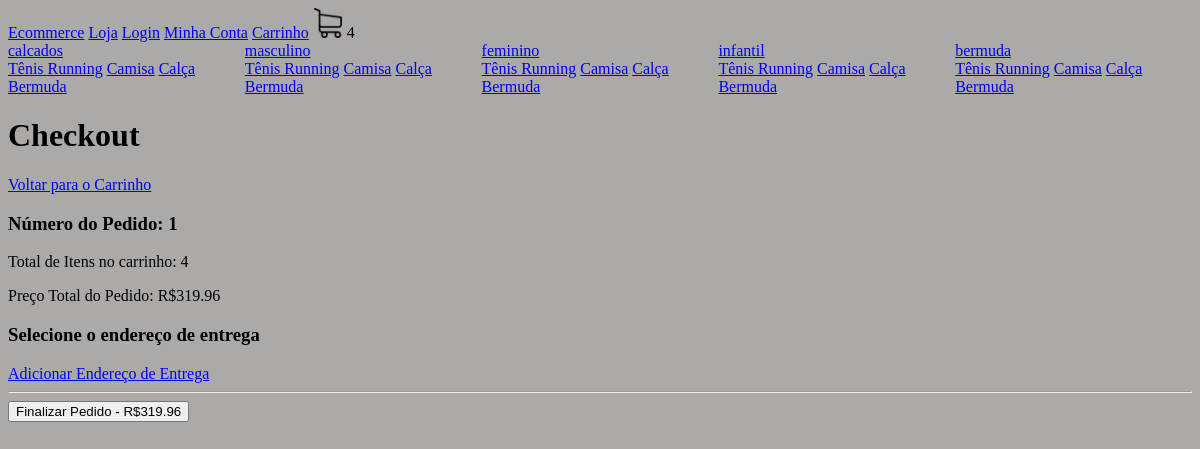
Before: /checkout/ (signed in) with the older database file.
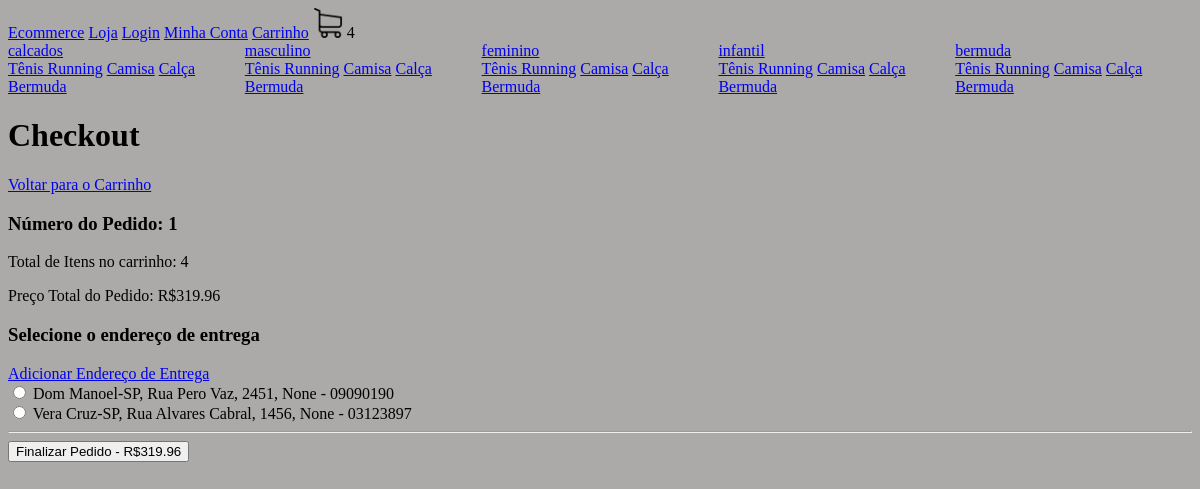
After: the same page with the newer database file.
### loja/models.py (models this page shows, shortened)
class Categoria(models.Model):
    nome = models.CharField(max_length=200,null=True, blank=True)
    slug = models.CharField(max_length=200,null=True, blank=True)

class Tipo(models.Model):
    nome = models.CharField(max_length=200,null=True, blank=True)
    slug = models.CharField(max_length=200,null=True, blank=True)

class Endereco(models.Model):
    rua = models.CharField(max_length=200, null=True, blank=True)
    numero = models.IntegerField(default=0)
    complemento = models.CharField(max_length=200, null=True, blank=True)
    cep = models.CharField(max_length=200, null=True, blank=True)
    cidade = models.CharField(max_length=200, null=True, blank=True)
    estado = models.CharField(max_length=200, null=True, blank=True)
    cliente = models.ForeignKey(Cliente, null=True, blank=True, on_delete=models.SET_NULL)

### loja/views.py (the view)
# urls.py: path('checkout/', checkout, name="checkout"),
def checkout(request):
    if request.user.is_authenticated:
        cliente = request.user.cliente
    else:
        if request.COOKIES.get("id_sessao"):
            id_sessao = request.COOKIES.get("id_sessao")
            cliente, criado = Cliente.objects.get_or_create(id_sessao=id_sessao)
        else:
            return redirect('loja')
    pedido, criado = Pedido.objects.get_or_create(cliente=cliente, finalizado=False)
    enderecos = Endereco.objects.filter(cliente=cliente)
    context = {"pedido": pedido, "enderecos": enderecos}
    return render(request, 'checkout.html', context)

### loja/models.py (called while the page is built)
    @property
    def quantidade_total(self):
        itens_pedido = ItensPedido.objects.filter(pedido__id=self.id)
        quantidade = sum([item.quantidade for item in itens_pedido])
        return quantidade

    @property
    def preco_total(self):
        itens_pedido = ItensPedido.objects.filter(pedido__id=self.id)
        preco = sum([item.preco_total for item in itens_pedido])
        return preco

    @property
    def preco_total(self):
        return self.quantidade * self.item_estoque.produto.preco

### loja/novos_context.py (called while the page is built)
def categorias_tipos(request):
    categorias = Categoria.objects.all()
    tipos = Tipo.objects.all()
    return {"categorias": categorias, "tipos":tipos}

### loja/templates/checkout.html (shortened to what this page needs)
{% extends 'base.html' %}
{% load static %}
{% block body %}
<h1>Checkout</h1>
<a href="{% url 'carrinho' %}">Voltar para o Carrinho</a>
<h3>Número do Pedido: {{ pedido.id }}</h3>
<p>Total de Itens no carrinho: {{ pedido.quantidade_total }}</p>
<p>Preço Total do Pedido: R${{ pedido.preco_total }}</p>
<form method="POST" action="">
    <h3>Selecione o endereço de entrega</h3>
    <a href="{% url 'adicionar_endereco' %}">Adicionar Endereço de Entrega</a>
    <br>
    {% for endereco in enderecos %}
        <input type="radio" name="endereco" value="{{ endereco.id }}">
        <label for="{{ endereco.id }}">{{ endereco.cidade }}-{{ endereco.estado }},
            {{ endereco.rua }},
            {{ endereco.numero }},
            {{ endereco.complemento }} - {{ endereco.cep }}
        </label>
        <br>
    {% endfor %}
    <hr>
    <button type="submit">Finalizar Pedido - R${{ pedido.preco_total }}</button>
</form>
{% endblock %}

### loja/templates/navbar.html
{% load static %}
<nav>
    <a href="{% url 'homepage' %}">Ecommerce</a>
    <a href="{% url 'loja' %}">Loja</a>
    <a href="{% url 'login' %}">Login</a>
    <a href="{% url 'minha_conta' %}">Minha Conta</a>
    <a href="{% url 'carrinho' %}">Carrinho</a>
    <img src="{% static 'images/carrinho.png' %}" width="30" height="30">
    {{ quantidade_produtos_carrinho }}
</nav>
<div style="display: flex">
    {% for categoria in categorias %}
        <div>
            <a href="{% url 'loja' %}{{ categoria.slug }}">{{ categoria.nome }}</a>
            <br>
            {% for tipo in tipos %}
                <a href="{% url 'loja' %}{{ categoria.slug }}-{{ tipo.slug }}">{{ tipo.nome }}</a>
            {% endfor %}
        </div>
    {% endfor %}
</div>

Changed rows visible on the page:
added Endereco: cidade "Dom Manoel", estado "SP", rua "Rua Pero Vaz", numero "2451", complemento "None", cep "09090190"
added Endereco: cidade "Vera Cruz", estado "SP", rua "Rua Alvares Cabral", numero "1456", complemento "None", cep "03123897"
